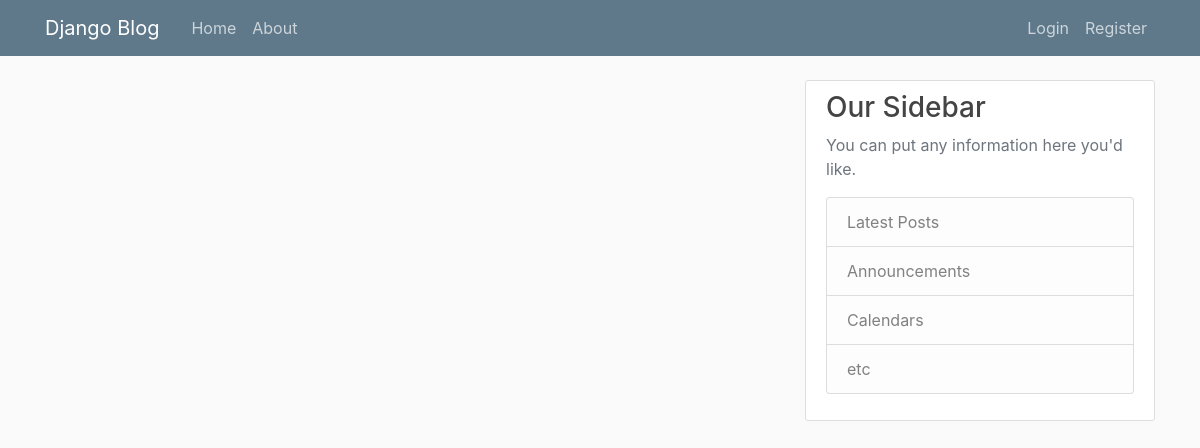
The app's page /, older data.
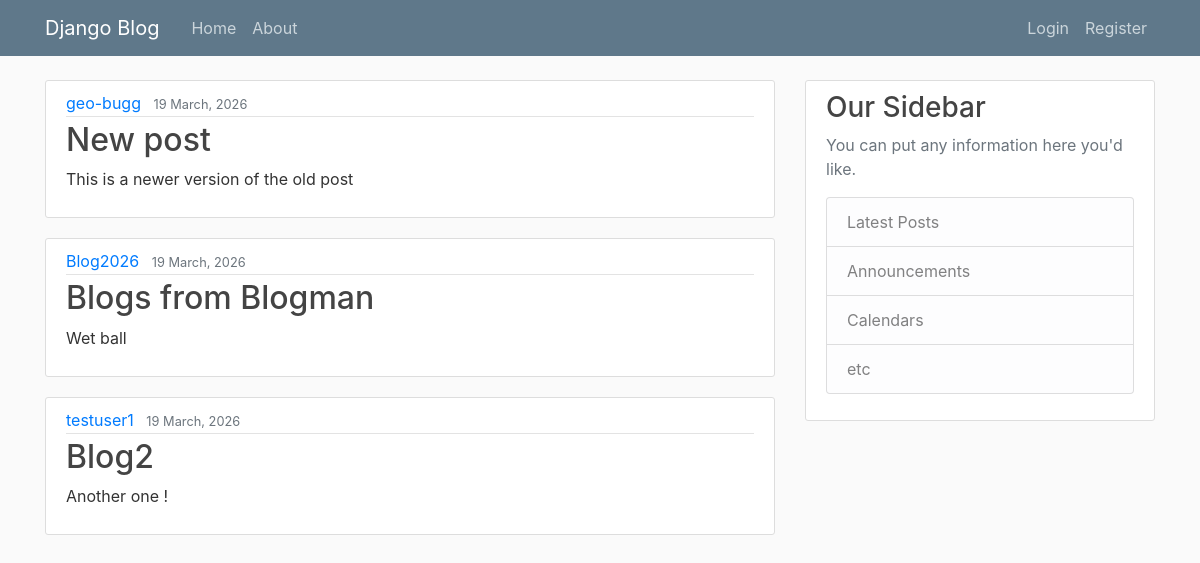
The same page, newer data.
### blog/models.py (models this page shows, shortened)
class Post(models.Model):
    title = models.CharField(max_length=100)
    content = models.TextField()
    date_posted = models.DateTimeField(default=timezone.now)
    author = models.ForeignKey(User , on_delete=models.CASCADE)

### blog/views.py (the view)
# urls.py: path('', views.home, name='blog-home'),
def home(request):
    context = {'posts':Post.objects.all()
               }
    return render (request, 'blog/home.html',context)

### blog/templates/blog/home.html
{% extends "blog/base.html" %}
{%block content %}
    {% for post in posts %}
    <article class="media content-section">
        <div class="media-body">
          <div class="article-metadata">
            <a class="mr-2" href="#">{{ post.author }}</a>
            <small class="text-muted">{{ post.date_posted|date:"d F, Y" }}</small>
          </div>
          <h2><a class="article-title" href="#">{{ post.title }}</a></h2>
          <p class="article-content">{{ post.content }}</p>
        </div>
      </article>
    {% endfor %}
{%endblock content%}

### blog/templates/blog/base.html (shortened to what this page needs)
{% load static %}
<!DOCTYPE html>
<html lang="en">
<head>
    <link rel="stylesheet" href="https://cdn.jsdelivr.net/npm/bootstrap@4.0.0/dist/css/bootstrap.min.css">
    <link rel="stylesheet" text=" text/css " href="{% static 'blog/main.css'%}">
</head>
<body>
  <header class="site-header">
    <nav class="navbar navbar-expand-md navbar-dark bg-steel fixed-top">
      <div class="container">
        <a class="navbar-brand mr-4" href="{% url 'blog-home' %}">Django Blog</a>
        <div class="collapse navbar-collapse" id="navbarToggle">
          <div class="navbar-nav mr-auto">
            <a class="nav-item nav-link" href="{% url 'blog-home' %}">Home</a>
            <a class="nav-item nav-link" href="{% url 'blog-about' %}">About</a>
          </div>
          <div class="navbar-nav">
            {% if user.is_authenticated %}
                <form action="{% url 'users-logout' %}" method="post" class="d-inline">
                            {% csrf_token %}
                            <button type="submit" class="nav-item nav-link btn btn-link">
                              Logout
                            </button>
                          </form>
              <a class="nav-item nav-link" href="{% url 'users-profile' %}">Profile</a>
            {% else %}
              <a class="nav-item nav-link" href="{% url 'users-login' %}">Login</a>
              <a class="nav-item nav-link" href="{% url 'users-register' %}">Register</a>
            {% endif %}
          </div>
        </div>
      </div>
    </nav>
  </header>
  <main role="main" class="container">
    <div class="row">
      <div class="col-md-8">
        {% block content %}{% endblock %}
      </div>
      <div class="col-md-4">
        <div class="content-section">
          <h3>Our Sidebar</h3>
          <p class='text-muted'>You can put any information here you'd like.
            <ul class="list-group">
              <li class="list-group-item list-group-item-light">Latest Posts</li>
              <li class="list-group-item list-group-item-light">Announcements</li>
              <li class="list-group-item list-group-item-light">Calendars</li>
              <li class="list-group-item list-group-item-light">etc</li>
            </ul>
          </p>
        </div>
      </div>
    </div>
  </main>
</body>
</html>

### blog/static/blog/main.css (style rules this page uses)
body { background: #fafafa; color: #333333; margin-top: 5rem; }
h1, h2, h3, h4, h5, h6 { color: #444444; }
ul { margin: 0; }
.bg-steel { background-color: #5f788a; }
.site-header .navbar-nav .nav-link { color: #cbd5db; }
.content-section { background: #ffffff; padding: 10px 20px; border: 1px solid #dddddd; border-radius: 3px; margin-bottom: 20px; }
.article-title { color: #444444; }
.article-content { white-space: pre-line; }
.article-metadata { padding-bottom: 1px; margin-bottom: 4px; border-bottom: 1px solid #e3e3e3 }

Row changes from the older to the newer data that the page shows:
added Post: author "geo-bugg", date_posted "19 March, 2026", title "New post", content "This is a newer version of the old post"
added Post: author "Blog2026", date_posted "19 March, 2026", title "Blogs from Blogman", content "Wet ball"
added Post: author "testuser1", date_posted "19 March, 2026", title "Blog2", content "Another one !"
